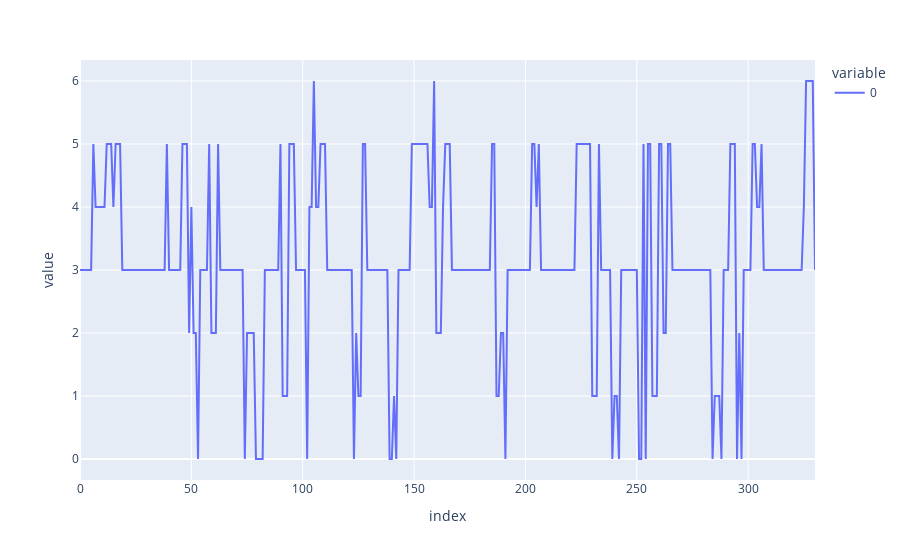
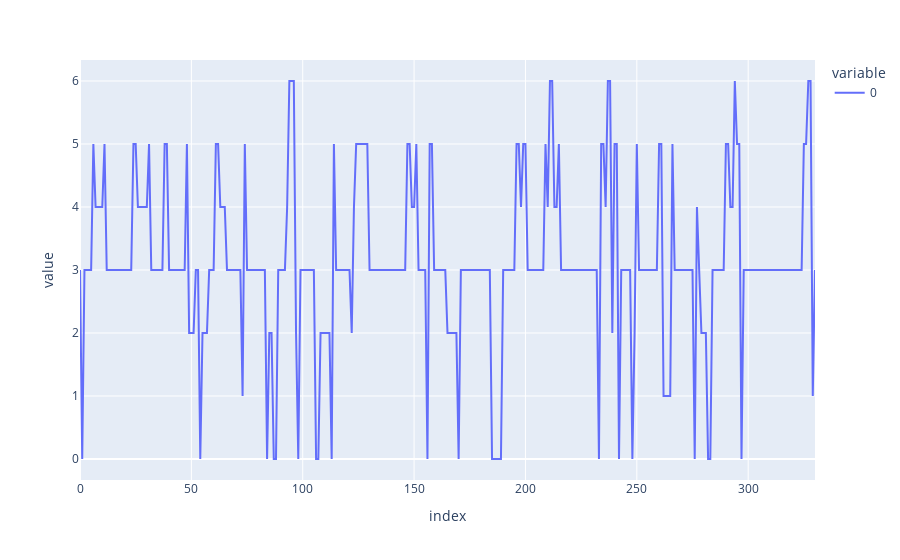
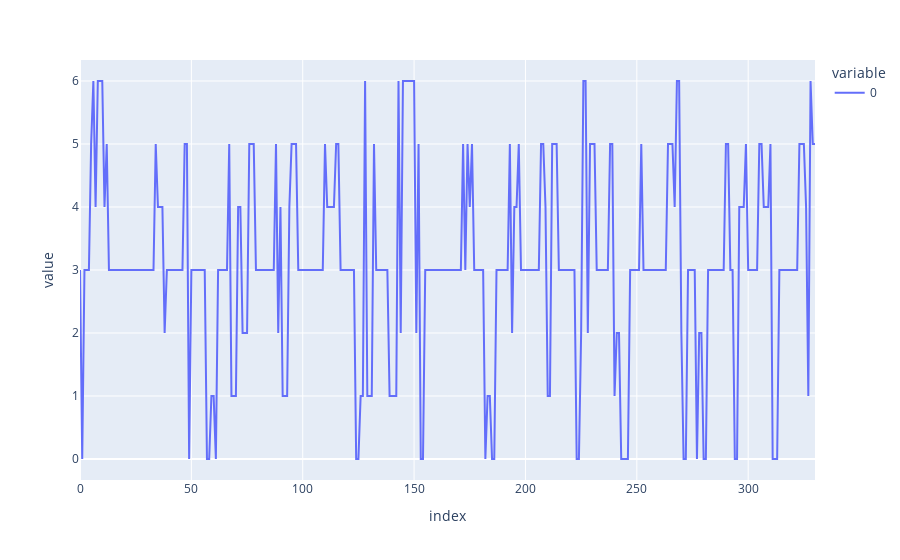
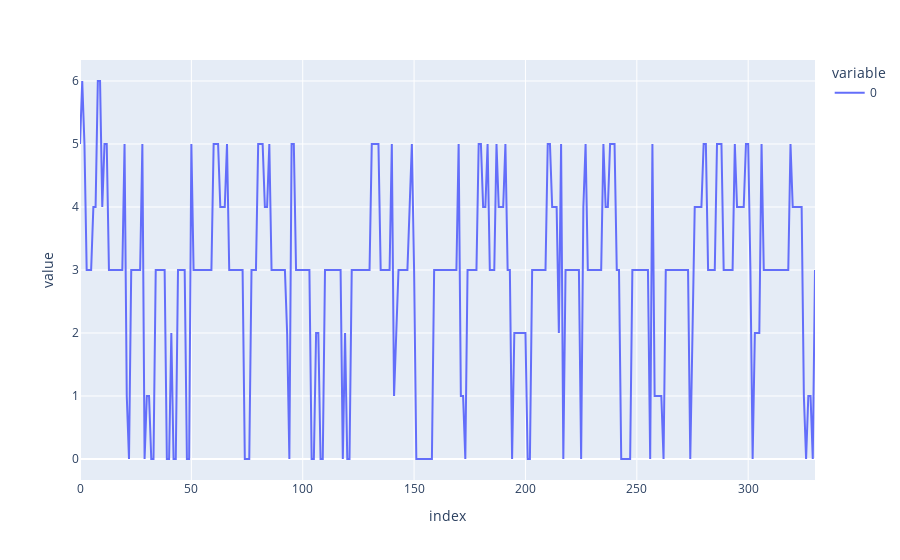

The notebook cell these images were saved under, in order:
### Code cell
import plotly.express as px
for i in range(5):
    fig = px.line(states[(i*330):(i*330+331)])
    fig.show()

### Figure 1 — Plotly figure (JSON) as saved in the notebook; plotly's stock layout.template omitted (floating-point values rounded to 4 significant figures; data arrays with more than 128 entries replaced by an {"elided": "..."} marker saying what was removed)
{"data": [{"hovertemplate": "variable=0<br>index=%{x}<br>value=%{y}<extra></extra>", "legendgroup": "0", "line": {"color": "#636efa", "dash": "solid"}, "marker": {"symbol": "circle"}, "mode": "lines", "name": "0", "orientation": "v", "showlegend": true, "type": "scatter", "x": {"elided": "331 int values"}, "xaxis": "x", "y": {"elided": "331 int values"}, "yaxis": "y"}], "layout": {"legend": {"title": {"text": "variable"}, "tracegroupgap": 0}, "margin": {"t": 60}, "xaxis": {"anchor": "y", "domain": [0, 1], "title": {"text": "index"}}, "yaxis": {"anchor": "x", "domain": [0, 1], "title": {"text": "value"}}}}

### Figure 2 — Plotly figure (JSON) as saved in the notebook; plotly's stock layout.template omitted (floating-point values rounded to 4 significant figures; data arrays with more than 128 entries replaced by an {"elided": "..."} marker saying what was removed)
{"data": [{"hovertemplate": "variable=0<br>index=%{x}<br>value=%{y}<extra></extra>", "legendgroup": "0", "line": {"color": "#636efa", "dash": "solid"}, "marker": {"symbol": "circle"}, "mode": "lines", "name": "0", "orientation": "v", "showlegend": true, "type": "scatter", "x": {"elided": "331 int values"}, "xaxis": "x", "y": {"elided": "331 int values"}, "yaxis": "y"}], "layout": {"legend": {"title": {"text": "variable"}, "tracegroupgap": 0}, "margin": {"t": 60}, "xaxis": {"anchor": "y", "domain": [0, 1], "title": {"text": "index"}}, "yaxis": {"anchor": "x", "domain": [0, 1], "title": {"text": "value"}}}}

### Figure 3 — Plotly figure (JSON) as saved in the notebook; plotly's stock layout.template omitted (floating-point values rounded to 4 significant figures; data arrays with more than 128 entries replaced by an {"elided": "..."} marker saying what was removed)
{"data": [{"hovertemplate": "variable=0<br>index=%{x}<br>value=%{y}<extra></extra>", "legendgroup": "0", "line": {"color": "#636efa", "dash": "solid"}, "marker": {"symbol": "circle"}, "mode": "lines", "name": "0", "orientation": "v", "showlegend": true, "type": "scatter", "x": {"elided": "331 int values"}, "xaxis": "x", "y": {"elided": "331 int values"}, "yaxis": "y"}], "layout": {"legend": {"title": {"text": "variable"}, "tracegroupgap": 0}, "margin": {"t": 60}, "xaxis": {"anchor": "y", "domain": [0, 1], "title": {"text": "index"}}, "yaxis": {"anchor": "x", "domain": [0, 1], "title": {"text": "value"}}}}

### Figure 4 — Plotly figure (JSON) as saved in the notebook; plotly's stock layout.template omitted (floating-point values rounded to 4 significant figures; data arrays with more than 128 entries replaced by an {"elided": "..."} marker saying what was removed)
{"data": [{"hovertemplate": "variable=0<br>index=%{x}<br>value=%{y}<extra></extra>", "legendgroup": "0", "line": {"color": "#636efa", "dash": "solid"}, "marker": {"symbol": "circle"}, "mode": "lines", "name": "0", "orientation": "v", "showlegend": true, "type": "scatter", "x": {"elided": "331 int values"}, "xaxis": "x", "y": {"elided": "331 int values"}, "yaxis": "y"}], "layout": {"legend": {"title": {"text": "variable"}, "tracegroupgap": 0}, "margin": {"t": 60}, "xaxis": {"anchor": "y", "domain": [0, 1], "title": {"text": "index"}}, "yaxis": {"anchor": "x", "domain": [0, 1], "title": {"text": "value"}}}}
